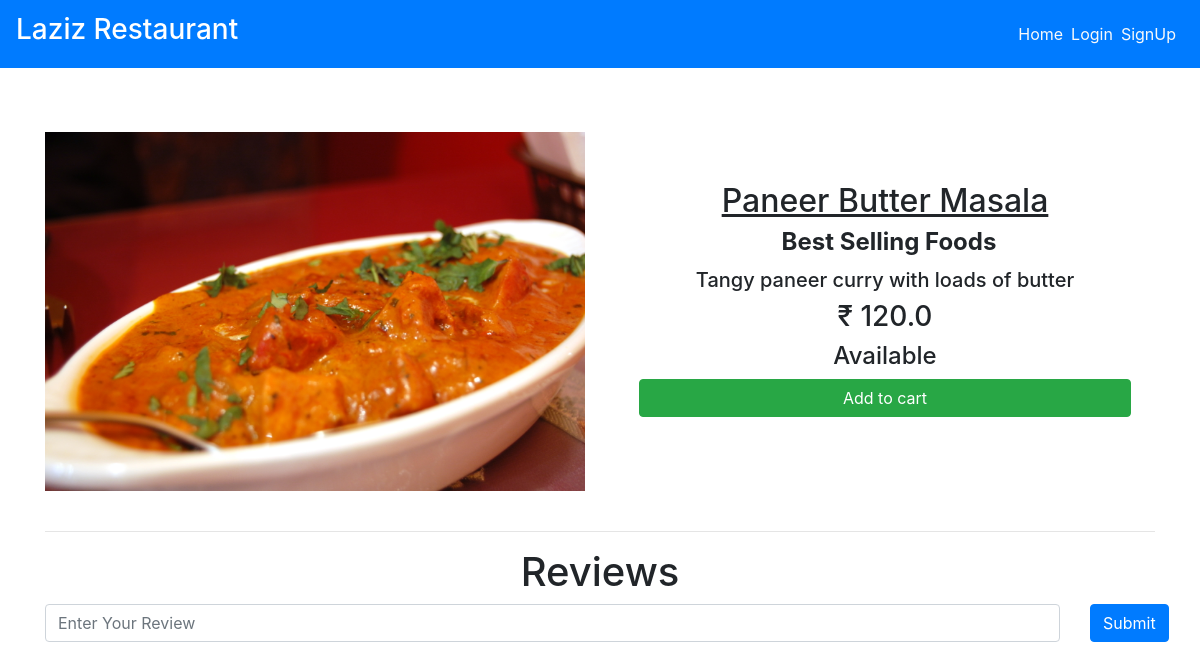
/dishes/PBM, run on the app's committed database.
### main/models.py (models this page shows, shortened)
class Item(models.Model):
    LABELS = (
        ('Best Selling Foods', 'Best Selling Foods'),
        ('New Food', 'New Food'),
        ('Spicy Foods🔥', 'Spicy Foods🔥'),
    )
    LABEL_COLOUR = (
        ('danger', 'danger'),
        ('success', 'success'),
        ('primary', 'primary'),
        ('info', 'info'),
        ('warning', 'warning'),
    )
    title = models.CharField(max_length=150)
    description = models.CharField(max_length=250,blank=True)
    price = models.FloatField()
    pieces = models.IntegerField(default=6)
    instructions = models.CharField(max_length=250,default="Available")
    image = models.ImageField(default='default.png', upload_to='images/')
    labels = models.CharField(max_length=25, choices=LABELS, blank=True)
    label_colour = models.CharField(max_length=15, choices=LABEL_COLOUR, blank=True)
    slug = models.SlugField(default="foods")
    created_by = models.ForeignKey(User, on_delete=models.CASCADE)

### main/views.py (the view)
# urls.py: path('dishes/<slug>', views.menuDetail, name='dishes'),
def menuDetail(request, slug):
    item = Item.objects.filter(slug=slug).first()
    reviews = Reviews.objects.filter(rslug=slug).order_by('-id')[:7]
    context = {
        'item' : item,
        'reviews' : reviews,
    }
    return render(request, 'main/dishes.html', context)

### main/templates/main/dishes.html (shortened to what this page needs)
{% extends "main/layout.html" %}
{% block content %}
<div class="dishes">
  <main class="mt-3 pt-4 main">
    <div class="container dark-grey-text">
      <div class="row wow fadeIn">
        <div class="col-md-6 mb-4">
          <img src="{{ item.image.url }}" class="img-fluid mt-4" alt="">
        </div>
        <div class="col-md-6 mb-4 information">
          <div class="p-4 content">
            <div class="mt-0">
                <h2><u>{{ item.title }}</u><span class="badge badge-{{ item.label_colour }} ml-2">{{ item.labels }}</span></h2>
            </div>
            <div class="lead">
              {% if item.description %}
              <h5>{{ item.description }}</h5>
              {% endif %}
              <h3> &#8377; {{ item.price }} </h3>
              <h4>{{ item.instructions }}</h4>
            </div>
            <a href="{% url 'main:add-to-cart' item.slug %}" class="btn btn-success btn-md my-0 p">Add to cart</a>
          </div>
        </div>
      </div>
      <hr>
    </div>
  </main>
  <div class="container">
    <h1 class="text-center">Reviews</h1>
    <form action="{% url 'main:add_reviews' %}" method="POST" class="mb-3">
      <div class="row">
        <div class="col-sm-11">
          <input type="text" name="review" class="form-control" placeholder="Enter Your Review">
        </div>
        <div class="col-sm-1">
          <button type="submit" class="btn btn-primary">Submit</button>
        </div>
      </div>
    </form>
  </div>
</div>
{% endblock content %}

### main/static/main/styles.css (style rules this page uses)
.dishes .main .container .row img { max-width: 540px; max-height: 450px; width: fit-content; }
.dishes .main .container .row .content { display: flex; flex-direction: column; text-align: center; justify-content: center; }
.dishes .main .container .row .information { display: flex; flex-direction: column; text-align: center; justify-content: center; }

### data on the page
Item: image (picture), title "Paneer Butter Masala", labels "Best Selling Foods", description "Tangy paneer curry with loads of butter", price "120.0", instructions "Available"
